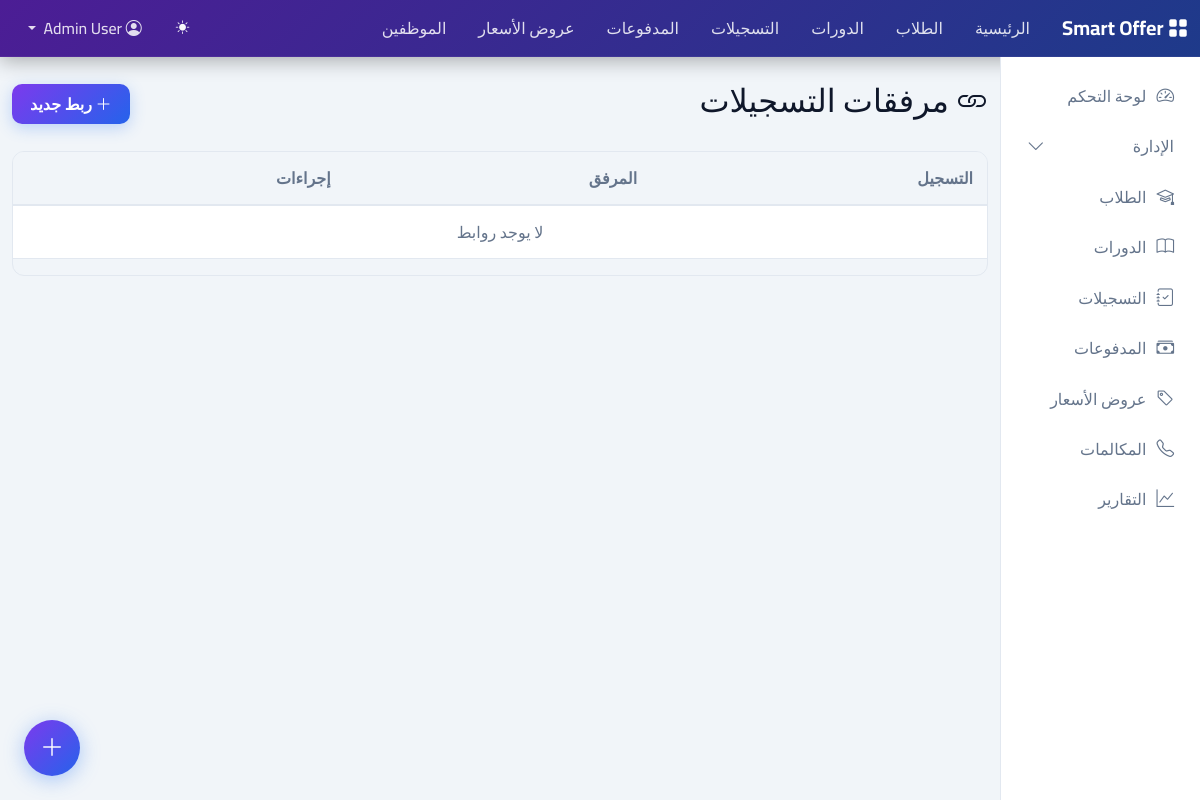
Page /account-attaches/ (signed in) on the earlier database version.
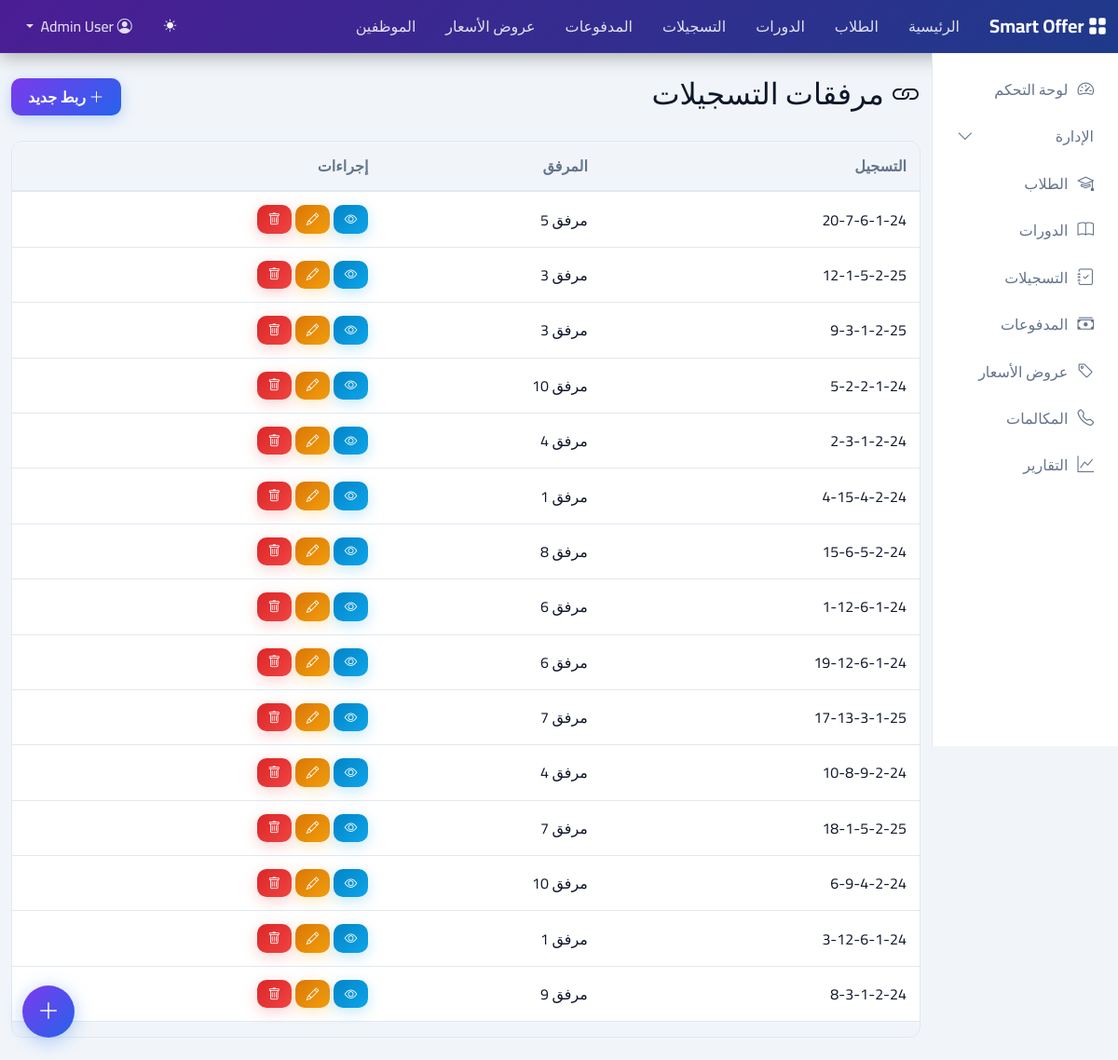
Same page on the later database version.
### registrations/models.py (models this page shows, shortened)
class AccountAttach(models.Model):
    account = models.ForeignKey(Account, on_delete=models.CASCADE, related_name='account_attaches', verbose_name='التسجيل')
    attach = models.ForeignKey(Attach, on_delete=models.CASCADE, related_name='account_attaches', verbose_name='المرفق')
    created_at = models.DateTimeField(auto_now_add=True)
    class Meta:
        verbose_name = 'مرفق تسجيل'
        verbose_name_plural = 'مرفقات التسجيلات'
        ordering = ['-created_at']

class Account(models.Model):
    PAYMENT_TYPE_CASH = 'نقدي'
    PAYMENT_TYPE_INSTALLMENT = 'تقسيط'
    PAYMENT_TYPE_CREDIT = 'آجل'
    PAYMENT_TYPE_CHOICES = [
        (PAYMENT_TYPE_CASH, 'نقدي'),
        (PAYMENT_TYPE_INSTALLMENT, 'تقسيط'),
        (PAYMENT_TYPE_CREDIT, 'آجل'),
    ]
    course = models.ForeignKey('courses.Course', on_delete=models.PROTECT, related_name='accounts', verbose_name='الدورة')
    student = models.ForeignKey('students.Student', on_delete=models.PROTECT, related_name='accounts', verbose_name='الطالب')
    code = models.PositiveIntegerField(db_index=True, verbose_name='الكود')
    register_date = models.DateTimeField(default=timezone.now, db_index=True, verbose_name='تاريخ التسجيل')
    course_payment_type = models.CharField(max_length=20, choices=PAYMENT_TYPE_CHOICES, default=PAYMENT_TYPE_CASH, db_index=True, verbose_name='نوع الدفع')
    course_price = models.DecimalField(max_digits=10, decimal_places=2, default=0, verbose_name='سعر الدورة')
    course_discount_amount = models.DecimalField(max_digits=10, decimal_places=2, default=0, verbose_name='قيمة الخصم')
    course_profit_amount = models.DecimalField(max_digits=10, decimal_places=2, default=0, verbose_name='نسبة الربح')
    course_credit_amount = models.DecimalField(max_digits=10, decimal_places=2, default=0, verbose_name='مبلغ الائتمان')
    note = models.TextField(blank=True, verbose_name='ملاحظات')
    last_person = models.ForeignKey('accounts.Person', on_delete=models.SET_NULL, null=True, blank=True, verbose_name='آخر تعديل')
    last_update = models.DateTimeField(auto_now=True, verbose_name='تاريخ التعديل')
    created_at = models.DateTimeField(auto_now_add=True)
    class Meta:
        verbose_name = 'تسجيل'
        verbose_name_plural = 'التسجيلات'
        ordering = ['-created_at']
        unique_together = ['course', 'code']
    def get_key_rtl(self):
        year_shortcut = str(self.register_date.year)[-2:]
        return f"{self.code}-{self.course.code}-{self.course.master.code}-{self.course.master.branch.code}-{year_shortcut}"

class Attach(models.Model):
    attach_type = models.ForeignKey(AttachType, on_delete=models.PROTECT, related_name='attaches', verbose_name='نوع المرفق')
    person = models.ForeignKey('accounts.Person', on_delete=models.CASCADE, db_index=True, related_name='attaches', verbose_name='المستخدم')
    title = models.CharField(max_length=255, verbose_name='العنوان')
    file_data = models.TextField(verbose_name='بيانات الملف (Base64)')
    file_name = models.CharField(max_length=255, verbose_name='اسم الملف')
    file_type = models.CharField(max_length=100, verbose_name='نوع الملف')
    created_at = models.DateTimeField(auto_now_add=True)
    class Meta:
        verbose_name = 'مرفق'
        verbose_name_plural = 'المرفقات'
        ordering = ['-created_at']

### courses/models.py (models this page shows, shortened)
class Course(models.Model):
    LEVEL_CHOICES = [
        ('مبتدئ', 'مبتدئ'),
        ('متوسط', 'متوسط'),
        ('متقدم', 'متقدم'),
        ('الكل', 'جميع المستويات'),
    ]
    master = models.ForeignKey(Master, on_delete=models.PROTECT, related_name='courses', verbose_name='التخصص')
    code = models.PositiveIntegerField(db_index=True, verbose_name='الكود')
    instructor = models.CharField(max_length=255, blank=True, db_index=True, verbose_name='المحاضر')
    company_name = models.CharField(max_length=255, blank=True, verbose_name='اسم الشركة')
    max_student_count = models.PositiveIntegerField(default=1, verbose_name='الحد الأقصى للطلاب')
    target_level = models.CharField(max_length=20, choices=LEVEL_CHOICES, default='الكل', db_index=True, verbose_name='المستوى المستهدف')
    start_date = models.DateField(null=True, blank=True, db_index=True, verbose_name='تاريخ البداية')
    end_date = models.DateField(null=True, blank=True, verbose_name='تاريخ النهاية')
    last_person = models.ForeignKey('accounts.Person', on_delete=models.SET_NULL, null=True, blank=True, verbose_name='آخر تعديل')
    last_update = models.DateTimeField(auto_now=True, verbose_name='تاريخ التعديل')
    created_at = models.DateTimeField(auto_now_add=True)
    class Meta:
        verbose_name = 'دورة'
        verbose_name_plural = 'الدورات'
        ordering = ['-created_at']
        unique_together = ['master', 'code']

class Master(models.Model):
    branch = models.ForeignKey('core.Branch', on_delete=models.PROTECT, related_name='masters', verbose_name='الفرع')
    master_category = models.ForeignKey('core.MasterCategory', on_delete=models.SET_NULL, null=True, blank=True, db_index=True, related_name='masters', verbose_name='التصنيف')
    code = models.PositiveIntegerField(db_index=True, verbose_name='الكود')
    name = models.CharField(max_length=255, db_index=True, verbose_name='اسم التخصص')
    period = models.CharField(max_length=100, blank=True, verbose_name='الفترة')
    last_person = models.ForeignKey('accounts.Person', on_delete=models.SET_NULL, null=True, blank=True, verbose_name='آخر تعديل')
    last_update = models.DateTimeField(auto_now=True, verbose_name='تاريخ التعديل')
    created_at = models.DateTimeField(auto_now_add=True)
    class Meta:
        verbose_name = 'تخصص'
        verbose_name_plural = 'التخصصات'
        ordering = ['-created_at']
        unique_together = ['branch', 'code']

### core/models.py (models this page shows, shortened)
class Branch(models.Model):
    company = models.ForeignKey(Company, on_delete=models.PROTECT, related_name='branches', verbose_name='الشركة')
    code = models.PositiveIntegerField(unique=True, verbose_name='الكود')
    name = models.CharField(max_length=255, verbose_name='اسم الفرع')
    sub_name = models.CharField(max_length=255, blank=True, verbose_name='الاسم الفرعي')
    address = models.TextField(blank=True, verbose_name='العنوان')
    phone1 = models.CharField(max_length=20, blank=True, verbose_name='التليفون 1')
    phone2 = models.CharField(max_length=20, blank=True, verbose_name='التليفون 2')
    postal_code = models.CharField(max_length=20, blank=True, verbose_name='الرقم البريدي')
    mobile = models.CharField(max_length=20, blank=True, verbose_name='المحمول')
    fax = models.CharField(max_length=20, blank=True, verbose_name='الفاكس')
    email = models.EmailField(blank=True, verbose_name='البريد الإلكتروني')
    website = models.URLField(blank=True, verbose_name='الموقع الإلكتروني')
    commercial_registration = models.CharField(max_length=50, blank=True, verbose_name='السجل التجاري')
    licence_code = models.CharField(max_length=50, blank=True, verbose_name='رقم الترخيص')
    tax_code = models.CharField(max_length=50, blank=True, verbose_name='الرقم الضريبي')
    logo = models.TextField(blank=True, verbose_name='الشعار (Base64)')
    created_at = models.DateTimeField(auto_now_add=True)
    updated_at = models.DateTimeField(auto_now=True)
    class Meta:
        verbose_name = 'فرع'
        verbose_name_plural = 'الفروع'
        ordering = ['code']

### registrations/views.py (the view)
# urls.py: path('account-attaches/', AccountAttachListView.as_view(), name='accountattach-list'),
class AccountAttachListView(LoginRequiredMixin, ListView):
    model = AccountAttach
    template_name = 'registrations/accountattach_list.html'
    context_object_name = 'account_attaches'
    paginate_by = 20
    def get_queryset(self):
        queryset = AccountAttach.objects.select_related('account', 'attach').all()
        account = self.request.GET.get('account')
        if account:
            queryset = queryset.filter(account_id=account)
        return queryset

### accounts/models.py (called while the page is built)
    def get_full_name(self):
        return f"{self.first_name} {self.second_name} {self.third_name} {self.forth_name}".strip()

### registrations/templates/registrations/accountattach_list.html (shortened to what this page needs)
{% extends 'base.html' %}
{% block content %}
<div class="d-flex justify-content-between align-items-center mb-4">
    <h2><i class="bi bi-link"></i> مرفقات التسجيلات</h2>
    <a href="{% url 'accountattach-create' %}" class="btn btn-primary"><i class="bi bi-plus-lg"></i> ربط جديد</a>
</div>
<div class="table-responsive">
    <table class="table table-hover align-middle">
        <thead class="table-light">
            <tr>
                <th>التسجيل</th>
                <th>المرفق</th>
                <th class="text-start">إجراءات</th>
            </tr>
        </thead>
        <tbody>
            {% for account_attach in account_attaches %}
            <tr>
                <td>{{ account_attach.account.get_key_rtl }}</td>
                <td>{{ account_attach.attach.title }}</td>
                <td class="text-start">
                    <a href="{% url 'accountattach-detail' account_attach.pk %}" class="btn btn-sm btn-info"><i class="bi bi-eye"></i></a>
                    <a href="{% url 'accountattach-update' account_attach.pk %}" class="btn btn-sm btn-warning"><i class="bi bi-pencil"></i></a>
                    <a href="{% url 'accountattach-delete' account_attach.pk %}" class="btn btn-sm btn-danger"><i class="bi bi-trash"></i></a>
                </td>
            </tr>
            {% empty %}
            <tr>
                <td colspan="3" class="text-center text-muted">لا يوجد روابط</td>
            </tr>
            {% endfor %}
        </tbody>
    </table>
</div>
{% endblock %}

Differences in the rows shown:
added AccountAttach: account.get_key_rtl "20-7-6-1-24", attach "مرفق 5"
added AccountAttach: account.get_key_rtl "12-1-5-2-25", attach "مرفق 3"
added AccountAttach: account.get_key_rtl "9-3-1-2-25", attach "مرفق 3"
added AccountAttach: account.get_key_rtl "5-2-2-1-24", attach "مرفق 10"
added AccountAttach: account.get_key_rtl "2-3-1-2-24", attach "مرفق 4"
added AccountAttach: account.get_key_rtl "4-15-4-2-24", attach "مرفق 1"
added AccountAttach: account.get_key_rtl "15-6-5-2-24", attach "مرفق 8"
added AccountAttach: account.get_key_rtl "1-12-6-1-24", attach "مرفق 6"
added AccountAttach: account.get_key_rtl "19-12-6-1-24", attach "مرفق 6"
added AccountAttach: account.get_key_rtl "17-13-3-1-25", attach "مرفق 7"
added AccountAttach: account.get_key_rtl "10-8-9-2-24", attach "مرفق 4"
added AccountAttach: account.get_key_rtl "18-1-5-2-25", attach "مرفق 7"
added AccountAttach: account.get_key_rtl "6-9-4-2-24", attach "مرفق 10"
added AccountAttach: account.get_key_rtl "3-12-6-1-24", attach "مرفق 1"
added AccountAttach: account.get_key_rtl "8-3-1-2-24", attach "مرفق 9"
Other differences:
text no longer shown: "لا يوجد روابط"
